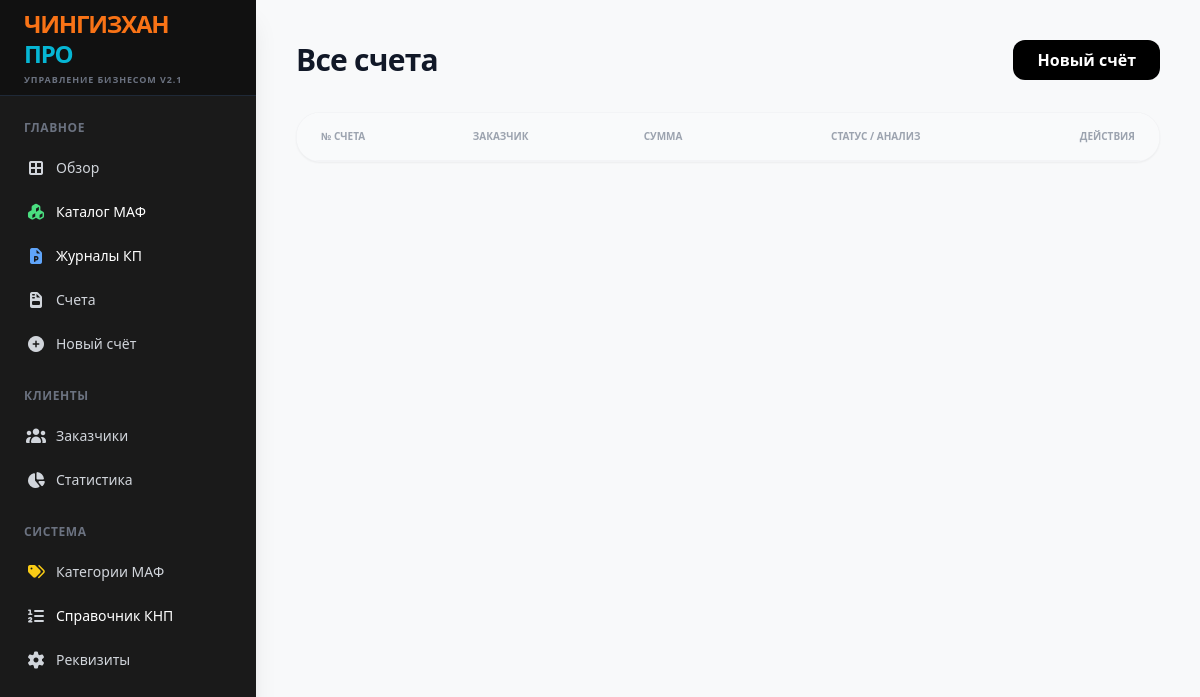
The app's page /invoices, older data.
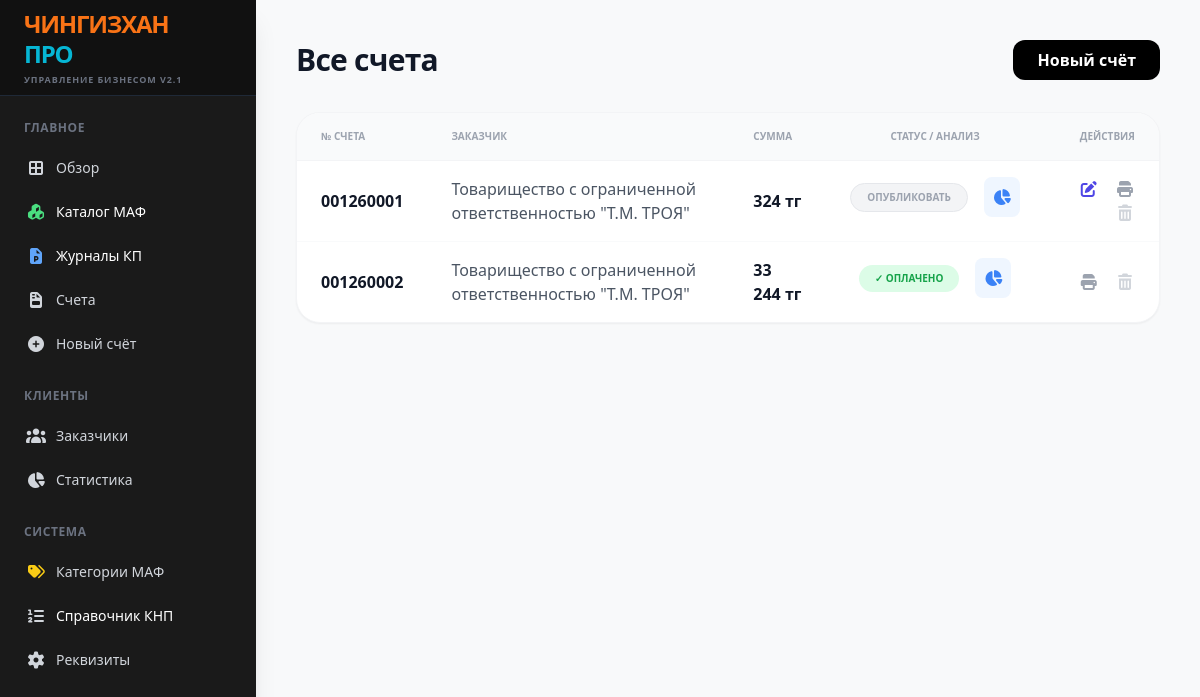
The same page, newer data.
### tables this page shows
CREATE TABLE invoices (id TEXT PRIMARY KEY, client_id TEXT, date TEXT, subtotal REAL, vat_rate REAL, vat_amount REAL, total REAL, status INTEGER DEFAULT 0, knp TEXT DEFAULT "859", markup REAL DEFAULT 0);

CREATE TABLE clients (id TEXT PRIMARY KEY, name TEXT, bin TEXT, contact TEXT, address TEXT);

### app.py (the view)
@app.route('/invoices')
def invoices_list():
    with sqlite3.connect(DB_NAME) as conn: invoices = conn.cursor().execute("SELECT i.id, c.name, i.date, i.total, i.status FROM invoices i LEFT JOIN clients c ON i.client_id = c.id ORDER BY i.date DESC").fetchall()
    return render_template('invoices.html', invoices=invoices, title="Все счета")

### templates/invoices.html (shortened to what this page needs)
{% extends "base.html" %}
{% block content %}
<div class="p-10 max-w-7xl mx-auto">
    <div class="flex justify-between items-center mb-8">
        <h2 class="text-3xl font-black text-gray-900 tracking-tight">{{ title }}</h2>
        <a href="/create_invoice{% if current_client %}?client={{ current_client }}{% endif %}" class="bg-black text-white px-6 py-2 rounded-xl font-bold hover:bg-gray-800 transition">Новый счёт</a>
    </div>
    <div class="bg-white rounded-3xl shadow-sm border border-gray-100 overflow-hidden">
        <table class="w-full text-left">
            <thead>
                <tr class="bg-gray-50 border-b border-gray-100">
                    <th class="py-4 px-6 text-[10px] font-black text-gray-400 uppercase">№ Счета</th>
                    <th class="py-4 px-6 text-[10px] font-black text-gray-400 uppercase">Заказчик</th>
                    <th class="py-4 px-6 text-[10px] font-black text-gray-400 uppercase">Сумма</th>
                    <th class="py-4 px-6 text-[10px] font-black text-gray-400 uppercase text-center">Статус / Анализ</th>
                    <th class="py-4 px-6 text-[10px] font-black text-gray-400 uppercase text-right">Действия</th>
                </tr>
            </thead>
            <tbody class="divide-y divide-gray-50">
                {% for inv in invoices %}
                <tr class="hover:bg-gray-50 transition">
                    <td class="py-4 px-6 font-black text-gray-900">{{ inv[0] }}</td>
                    <td class="py-4 px-6 text-gray-600 font-medium">{{ inv[1] }}</td>
                    <td class="py-4 px-6 font-black text-gray-900">{{ '{:,.0f}'.format(inv[3]).replace(',', ' ') }} тг</td>
                    <td class="py-4 px-6 text-center flex items-center justify-center space-x-4">
                        {% if inv[4] == 0 %}
                            <button onclick="setStatus('{{ inv[0] }}', 1)" class="px-4 py-1.5 rounded-full text-[10px] font-black bg-gray-100 text-gray-400 border border-gray-200 uppercase">Опубликовать</button>
                        {% elif inv[4] == 1 %}
                            <button onclick="setStatus('{{ inv[0] }}', 2)" class="px-4 py-1.5 rounded-full text-[10px] font-black bg-yellow-100 text-yellow-600 uppercase">Ожидает →</button>
                        {% else %}
                            <button onclick="setStatus('{{ inv[0] }}', 1)" class="px-4 py-1.5 rounded-full text-[10px] font-black bg-green-100 text-green-600 uppercase">✓ Оплачено</button>
                        {% endif %}
                        <a href="/invoice_stats/{{ inv[0] }}" class="text-blue-500 hover:text-blue-700 bg-blue-50 p-2 rounded-lg" title="Анализ прибыли"><i class="fas fa-chart-pie"></i></a>
                    </td>
                    <td class="py-4 px-6 text-right space-x-3">
                        {% if inv[4] == 0 %}<a href="/edit_invoice/{{ inv[0] }}" class="text-indigo-600 hover:text-indigo-800 transition" title="Изменить"><i class="fas fa-edit"></i></a>{% endif %}
                        <a href="/print/{{ inv[0] }}" class="text-gray-400 hover:text-black"><i class="fas fa-print"></i></a>
                        <button onclick="deleteInvoice('{{ inv[0] }}')" class="text-gray-300 hover:text-red-500 transition"><i class="fas fa-trash-alt"></i></button>
                    </td>
                </tr>
                {% endfor %}
            </tbody>
        </table>
    </div>
</div>
{% endblock %}

Row changes from the older to the newer data that the page shows:
added invoices: id "001260001", name "Товарищество с ограниченной ответственностью \"Т.М. ТРОЯ\"", total "324"
added invoices: id "001260002", name "Товарищество с ограниченной ответственностью \"Т.М. ТРОЯ\"", total "33 244"
